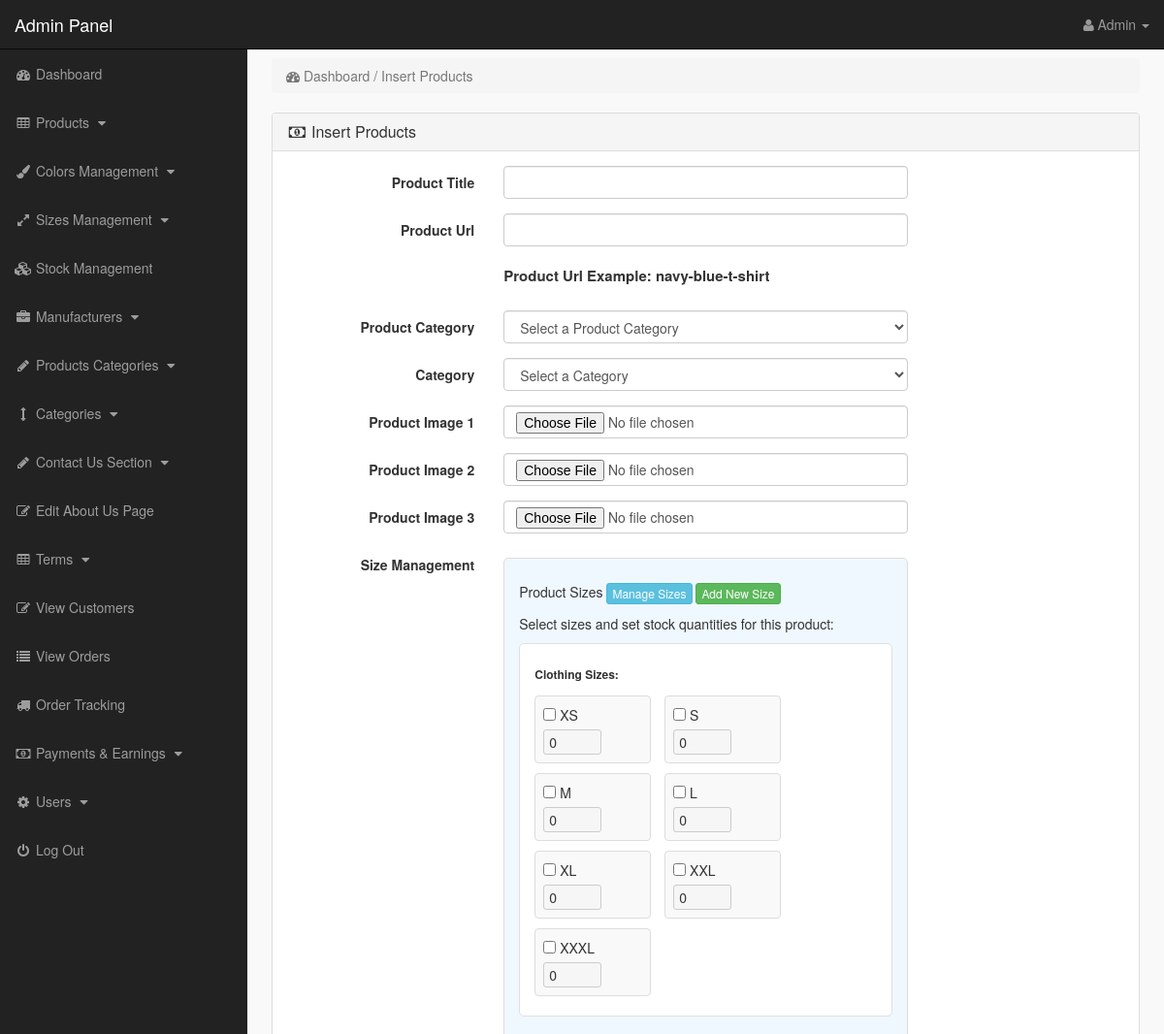
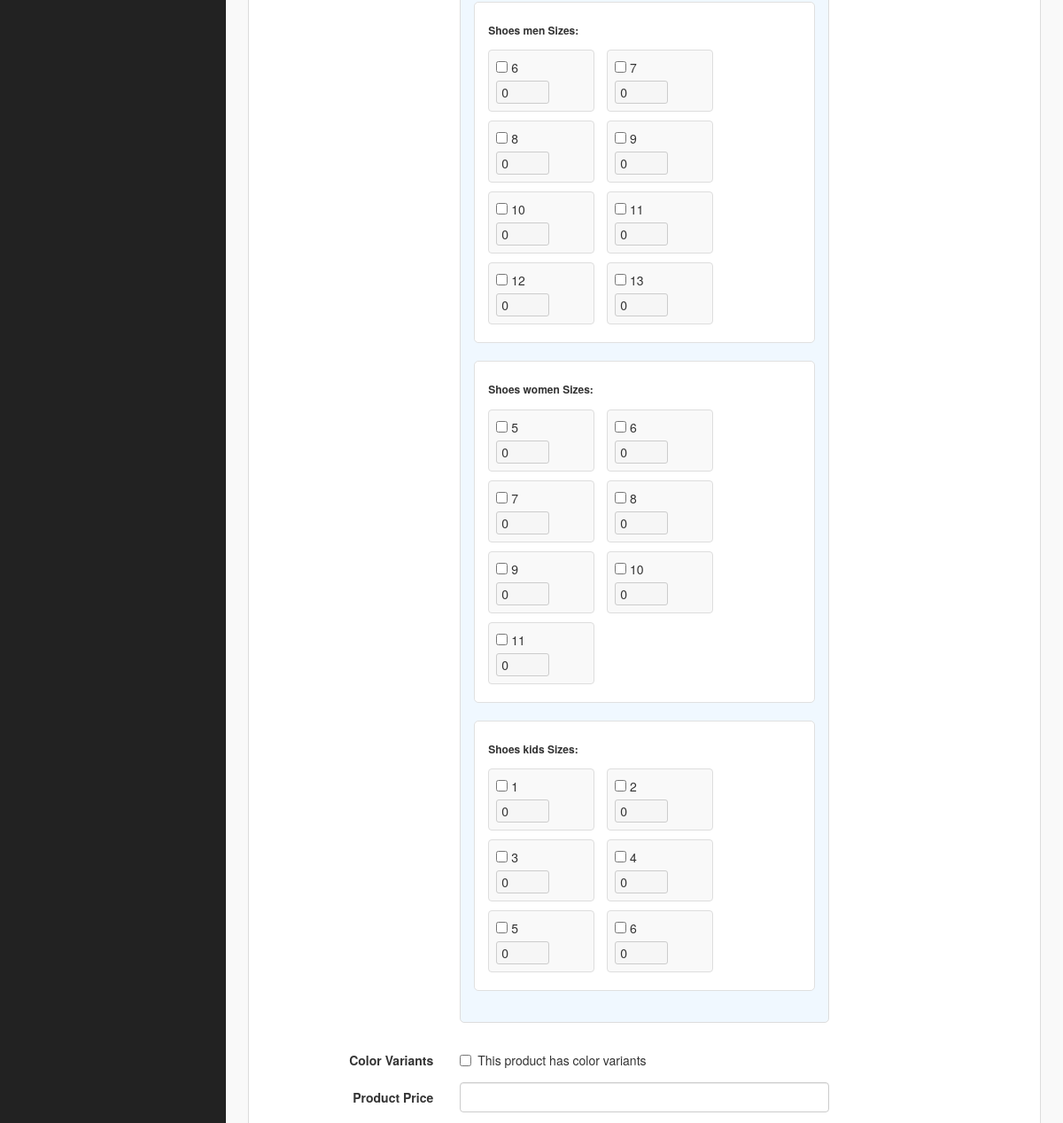
The app's page /admin_area/index.php?insert_product (signed in, upper part), older data (2 pictures, top to bottom).
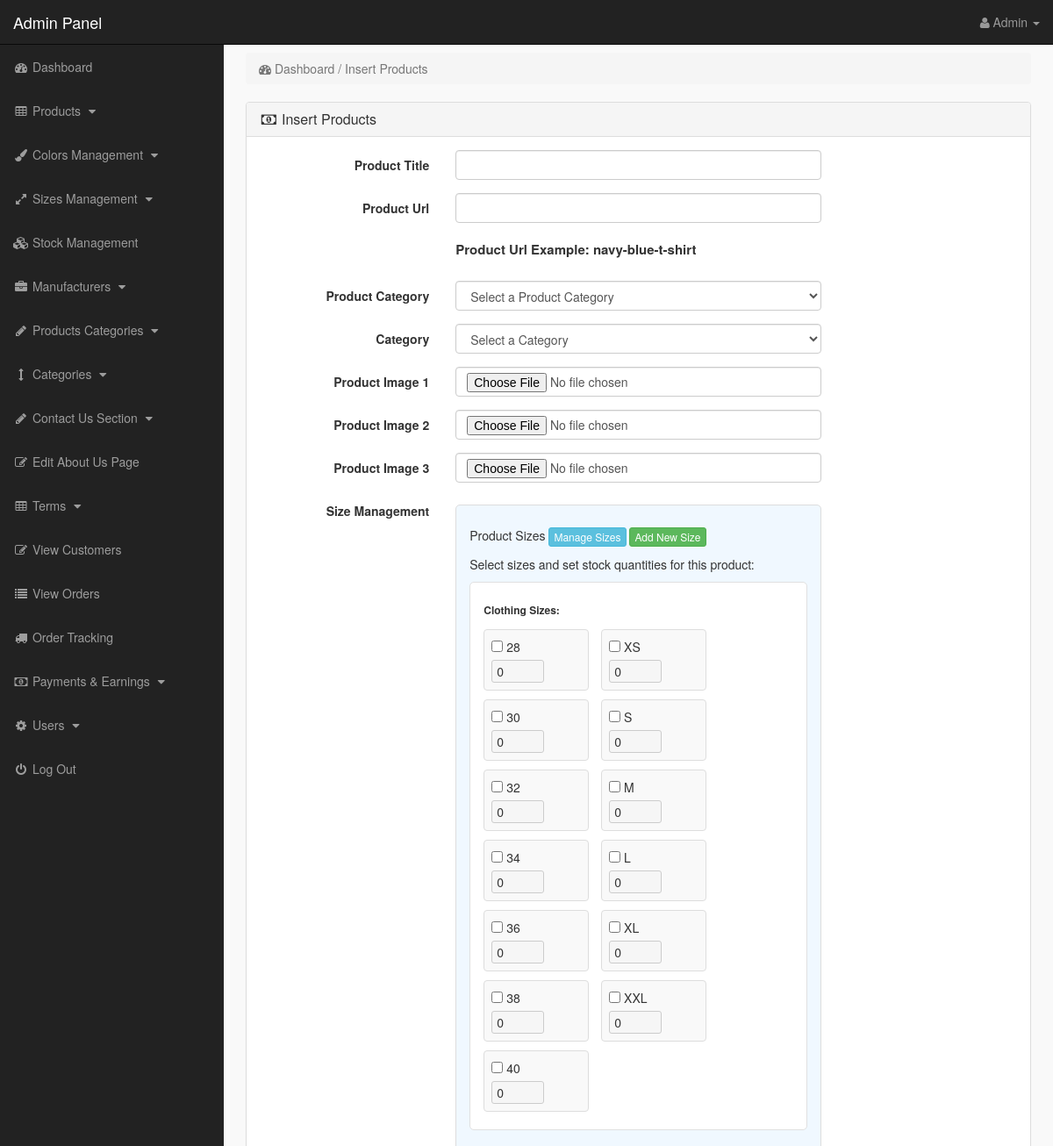
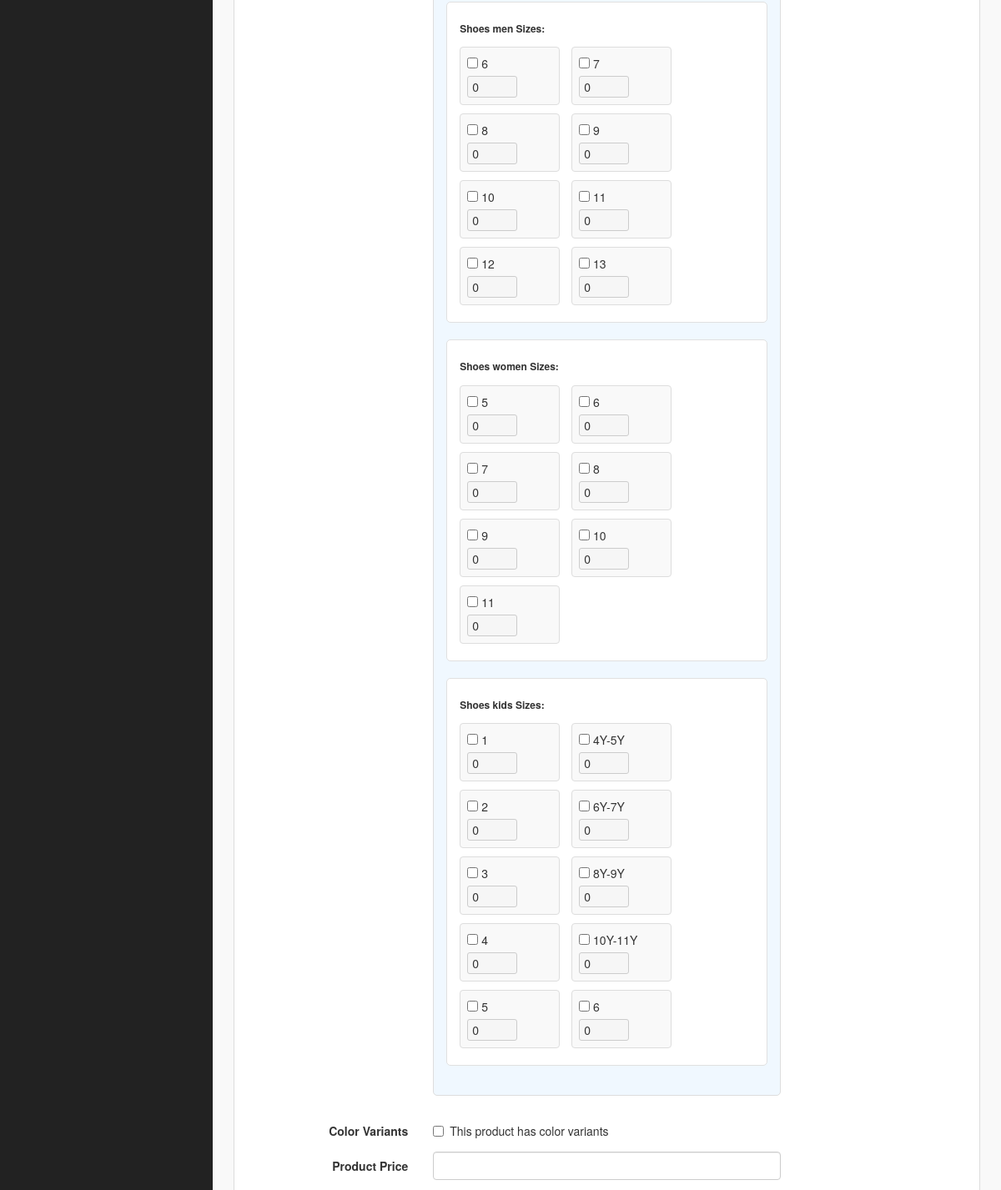
The same page, newer data (2 pictures, top to bottom).
### tables this page shows
CREATE TABLE `sizes` (
  `size_id` int(10) NOT NULL,
  `size_name` varchar(50) NOT NULL,
  `size_type` enum('clothing','shoes_men','shoes_women','shoes_kids','custom') DEFAULT 'clothing',
  `size_order` int(3) DEFAULT 1,
  `size_desc` text DEFAULT NULL,
  `size_status` enum('active','inactive') DEFAULT 'active',
  `created_date` timestamp NOT NULL DEFAULT current_timestamp(),
  `updated_date` timestamp NOT NULL DEFAULT current_timestamp() ON UPDATE current_timestamp()
);

### admin_area/insert_product.php (the view, shortened to what this page needs)
<?php
$all_sizes = array();
$get_all_sizes = "SELECT * FROM sizes WHERE size_status = 'active' ORDER BY size_type, size_order, size_name";
$run_all_sizes = mysqli_query($con, $get_all_sizes);
if($run_all_sizes) {
    while($row_size = mysqli_fetch_array($run_all_sizes)) {
        $all_sizes[] = $row_size;
    }
}
?>
<!DOCTYPE html>
<html>
<head>
</head>
<body>
<div class="row">
<div class="col-lg-12">
<ol class="breadcrumb">
<li class="active">
<i class="fa fa-dashboard"></i> Dashboard / Insert Products
</li>
</ol>
</div>
</div>
<div class="row">
<div class="col-lg-12">
<div class="panel panel-default">
<div class="panel-heading">
<h3 class="panel-title">
<i class="fa fa-money fa-fw"></i> Insert Products
</h3>
</div>
<div class="panel-body">
<form class="form-horizontal" method="post" enctype="multipart/form-data">
<div class="form-group">
<label class="col-md-3 control-label">Product Title</label>
<div class="col-md-6">
<input type="text" name="product_title" class="form-control" required>
</div>
</div>
<div class="form-group">
<label class="col-md-3 control-label">Product Url</label>
<div class="col-md-6">
<input type="text" name="product_url" class="form-control" required>
<br>
<p style="font-size:15px; font-weight:bold;">
Product Url Example: navy-blue-t-shirt
</p>
</div>
</div>
<div class="form-group">
<label class="col-md-3 control-label">Product Category</label>
<div class="col-md-6">
<select name="product_cat" class="form-control" id="product_category" required>
<option value="">Select a Product Category</option>
</select>
</div>
</div>
<div class="form-group">
<label class="col-md-3 control-label">Category</label>
<div class="col-md-6">
<select name="cat" class="form-control" required>
<option value="">Select a Category</option>
</select>
</div>
</div>
<div class="form-group">
<label class="col-md-3 control-label">Product Image 1</label>
<div class="col-md-6">
<input type="file" name="product_img1" class="form-control" required>
</div>
</div>
<div class="form-group">
<label class="col-md-3 control-label">Product Image 2</label>
<div class="col-md-6">
<input type="file" name="product_img2" class="form-control">
</div>
</div>
<div class="form-group">
<label class="col-md-3 control-label">Product Image 3</label>
<div class="col-md-6">
<input type="file" name="product_img3" class="form-control">
</div>
</div>
<div class="form-group">
<label class="col-md-3 control-label">Size Management</label>
<div class="col-md-6">
<div class="size-management">
<h5>Product Sizes
    <a href="index.php?view_sizes" target="_blank" class="btn btn-xs btn-info">Manage Sizes</a>
    <a href="index.php?insert_size" target="_blank" class="btn btn-xs btn-success">Add New Size</a>
</h5>
<p>Select sizes and set stock quantities for this product:</p>
<?php if(!empty($all_sizes)): ?>
    <?php
    $grouped_sizes = array();
    foreach($all_sizes as $size) {
        $grouped_sizes[$size['size_type']][] = $size;
    }
    ?>
    <?php foreach($grouped_sizes as $type => $sizes): ?>
    <div class="size-group">
        <h6><?php echo ucfirst(str_replace('_', ' ', $type)); ?> Sizes:</h6>
        <?php foreach($sizes as $size): ?>
        <div class="size-item">
            <label>
                <input type="checkbox" onchange="toggleSizeStock(<?php echo $size['size_id']; ?>)">
                <?php echo htmlspecialchars($size['size_name']); ?>
            </label>
            <input type="number"
                   name="selected_sizes[<?php echo $size['size_id']; ?>]"
                   id="stock_<?php echo $size['size_id']; ?>"
                   placeholder="Stock"
                   min="0"
                   value="0"
                   disabled>
        </div>
        <?php endforeach; ?>
    </div>
    <?php endforeach; ?>
<?php endif; ?>
</div>
</div>
</div>
<div class="form-group">
<label class="col-md-3 control-label">Color Variants</label>
<div class="col-md-6">
<div class="checkbox">
<label>
<input type="checkbox" id="has_variants" name="has_variants" value="1"> This product has color variants
</label>
</div>
</div>
</div>
<div class="form-group">
<label class="col-md-3 control-label">Product Price</label>
<div class="col-md-6">
<input type="text" name="product_price" class="form-control" required>
</div>
</div>
</form>
</div>
</div>
</div>
</div>
</body>
</html>

Row changes from the older to the newer data that the page shows:
removed sizes: size_name "XXXL", shown under "Clothing"
added sizes: size_name "28", shown under "Clothing"
added sizes: size_name "30", shown under "Clothing"
added sizes: size_name "32", shown under "Clothing"
added sizes: size_name "34", shown under "Clothing"
added sizes: size_name "36", shown under "Clothing"
added sizes: size_name "38", shown under "Clothing"
added sizes: size_name "40", shown under "Clothing"
added sizes: size_name "4Y-5Y", shown under "Shoes kids"
added sizes: size_name "6Y-7Y", shown under "Shoes kids"
added sizes: size_name "8Y-9Y", shown under "Shoes kids"
added sizes: size_name "10Y-11Y", shown under "Shoes kids"
